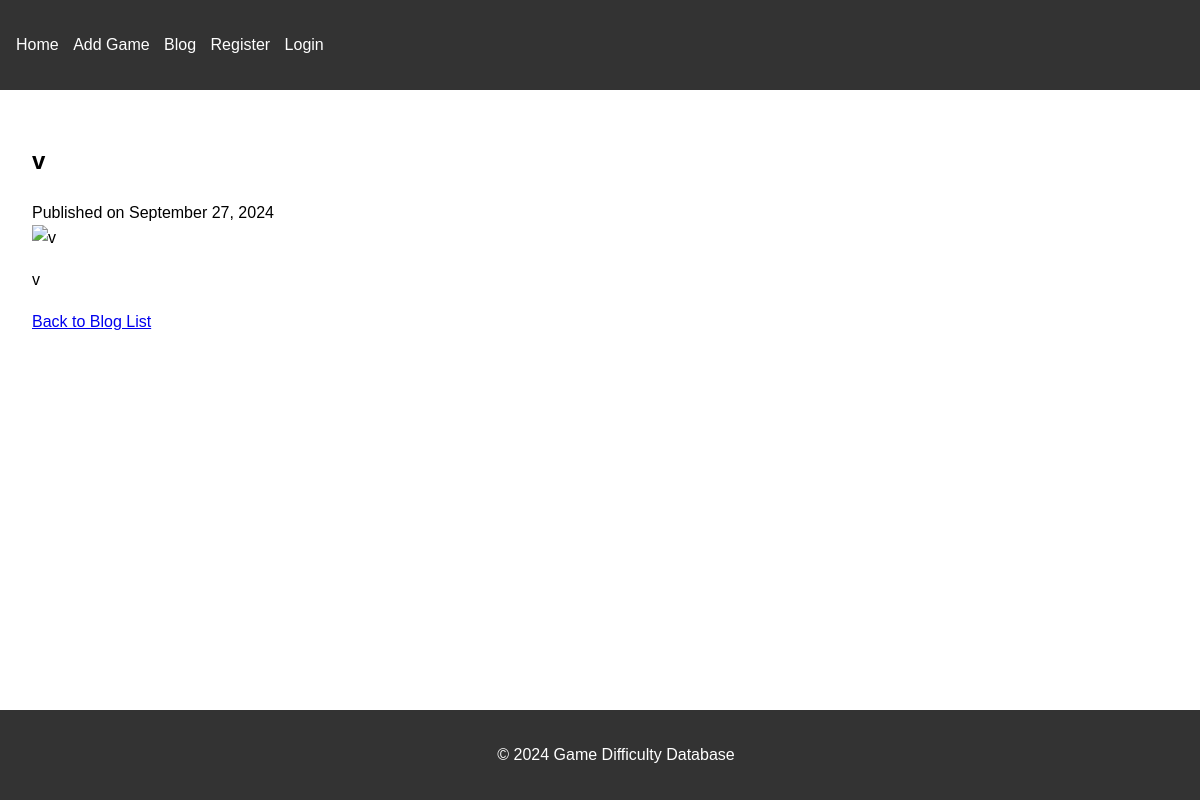
Page /blog/1/ on the committed database.
### blog/models.py (models this page shows, shortened)
class BlogPost(models.Model):
    title = models.CharField(max_length=200)
    content = models.TextField()
    date_published = models.DateTimeField(auto_now_add=True)
    image = CloudinaryField('image', null=True, blank=True)
    author = models.ForeignKey(User, on_delete=models.CASCADE)

### blog/views.py (the view)
# urls.py: path('<int:post_id>/', views.blog_detail, name='blog_detail'),
def blog_detail(request, post_id):
    post = get_object_or_404(BlogPost, id=post_id)
    return render(request, 'blog/blog_detail.html', {'post': post})

### Game_Datebase/context_processors.py (called while the page is built)
def home_url(request):
    return {'home_url': reverse('game_list')}

### blog/templates/blog/blog_detail.html (shortened to what this page needs)
{% extends 'base.html' %}
{% block content %}
<article class="blog-post">
    <h1>{{ post.title }}</h1>
    <div class="blog-post-meta">Published on {{ post.date_published|date:"F j, Y" }}</div>
    {% if post.image %}
        <img src="{{ post.image.url }}" alt="{{ post.title }}" style="max-width: 100%; height: auto;">
    {% endif %}
    <div>{{ post.content|linebreaks }}</div>
</article>
<a href="{% url 'blog_list' %}" class="btn">Back to Blog List</a>
{% endblock %}

### static/css/style.css (style rules this page uses)
body { font-family: Arial, sans-serif; line-height: 1.6; margin: 0; padding: 0; }

### rows in the picture
BlogPost: title "v", date_published "September 27, 2024", content "v"
